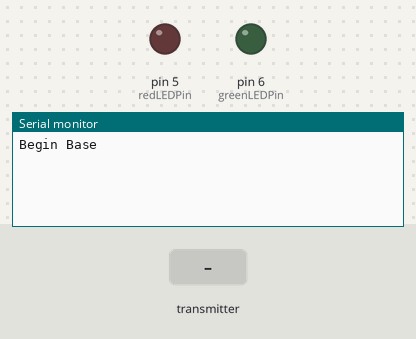
The sketch below on a simulated Arduino Uno, built with avr-gcc and run on an emulated ATmega328P. Shown: output pins drawn as LEDs (lit = HIGH), the last lines printed to the serial monitor. The test bench sets the inputs (shaded band). Random numbers use the default seed unless the sketch sets one; no radio packets arrive unless stated.

Above: at 2.2 s.
2.3 s: the transmitter starts sending goalStatus = 1
At 4.6 s:
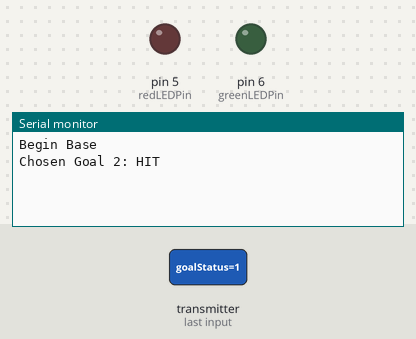
5.0 s: the transmitter starts sending goalStatus = 0
At 7.4 s:
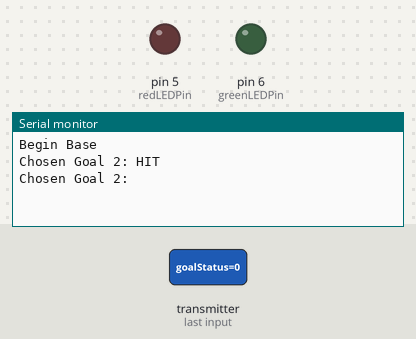

Measured:
- after the input at 2.3 s, the serial monitor: prints a new line after 1.2 s (image 1)
- after the input at 5.0 s, the serial monitor: prints a new line after 1.0 s (image 2)

The sketch:

prototype_wireless_base.ino
```cpp
#include "TimerOne.h"
#include "LightControl.h"
#include <elapsedMillis.h>
#include <SPI.h>
#include "RF24.h"

#define redLEDPin 5
#define greenLEDPin 6


////////////
int numBalls = 5;
const int numGoals = 2;
int interval = 3000;
////////////

RF24 radio(7,8);

const uint64_t b_pipes[6] = {0x0F0F0F0F11LL, 0x0F0F0F0F22LL};
const uint64_t n_pipes[6] = {0x1F1F1F1F11LL, 0x1F1F1F1F22LL};

LightControl lights(redLEDPin, greenLEDPin);


elapsedMillis timeElapsed;
int liveGoal;

int numHits;
int numMisses;
int timeTaken;

int count = 0;

bool timeout;
unsigned long time_waiting;

//bool hit[numGoals];
//bool timeExpire[numGoals];
//bool wrongGoal[numGoals];
bool goalStatus = false;
bool sensing;

bool chosen = true;
bool notChosen = false;

void setup() {
  Serial.begin(115200);

  radio.begin();
  radio.setChannel(108);

  radio.setPALevel(RF24_PA_MIN);

  radio.openReadingPipe(1, n_pipes[0]);
  radio.openReadingPipe(2, n_pipes[1]);
  radio.startListening();

  delay(1000);

}

void loop()
{
  //reset stats
  numHits = 0;
  numMisses = 0;
  timeTaken = 0;
  Serial.println("Begin Base");

  //run the drill
  for(int i=1; i<=numBalls; i++){
    delay(2500);
    chooseGoal(numGoals);
    Serial.print("Chosen Goal ");
    Serial.print(liveGoal+1);
    Serial.print(": ");
    timeElapsed = 0;


    while (sensing){

      goalStatus = false;

      radio.openWritingPipe(b_pipes[liveGoal]);
      radio.stopListening();
      radio.write( &sensing, sizeof(sensing) );
      radio.startListening();


      time_waiting = millis();
      timeout = false;
      while(!radio.available() && !timeout){
        if(millis() - time_waiting > interval){
          timeout = true;
          sensing = false;
        }
      }

      if(!timeout){
        radio.read( &goalStatus, sizeof(goalStatus) );
      }

      if(goalStatus && sensing){
        Serial.println("HIT");
        sensing = false;
        timeTaken += timeElapsed;
        numHits += 1;
        }

        delay(10);
    }

    if(timeout){
      numMisses += 1;
      Serial.println("MISS (time)");
      sensing = false;

    }

      radio.openWritingPipe(b_pipes[liveGoal]);
      radio.stopListening();
      radio.write( &sensing, sizeof(sensing) );
      radio.startListening();
      timeout = false;

      delay(10);

  }
  printStats();
  delay(3000);
}

void chooseGoal(int _numGoals)
{
  liveGoal = random(_numGoals);
  sensing = true;
}

void printStats(){
  Serial.println("\n-----Drill Stats-----");

  Serial.print("Hits: ");
  Serial.println(numHits);

  Serial.print("Misses: ");
  Serial.println(numMisses);

  Serial.print("Average time for completed passes: ");
  Serial.print((float)timeTaken/numHits/1000);
  Serial.println(" seconds");

  Serial.println();
}
```

LightControl.cpp
```cpp
#include "Arduino.h"
#include "LightControl.h"


LightControl::LightControl(int redPin, int greenPin)
{
  pinMode(redPin, OUTPUT);
  pinMode(greenPin, OUTPUT);
  _redPin = redPin;
  _greenPin = greenPin;
}

void LightControl::red()
{
  digitalWrite(_redPin, HIGH);
  digitalWrite(_greenPin, LOW);
}

void LightControl::green(){
  digitalWrite(_redPin, LOW);
  digitalWrite(_greenPin, HIGH);
}

void LightControl::off(){
  digitalWrite(_redPin, LOW);
  digitalWrite(_greenPin, LOW);
}
```

LightControl.h
```cpp
#ifndef LightControl_h
#define LightControl_h

#include "Arduino.h"

class LightControl
{
  public:
    LightControl(int redPin, int greenPin);
    void red();
    void green();
    void off();

  private:
    int _redPin;
    int _greenPin;
};

#endif
```
